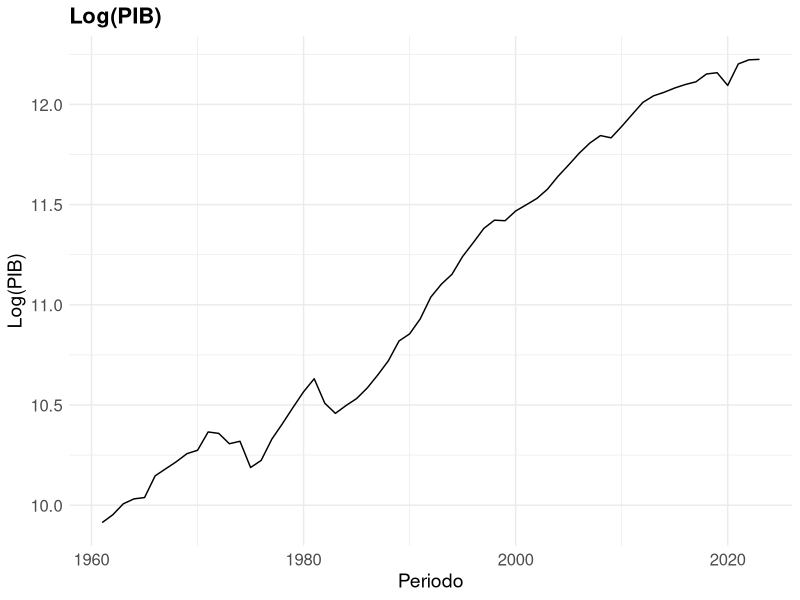
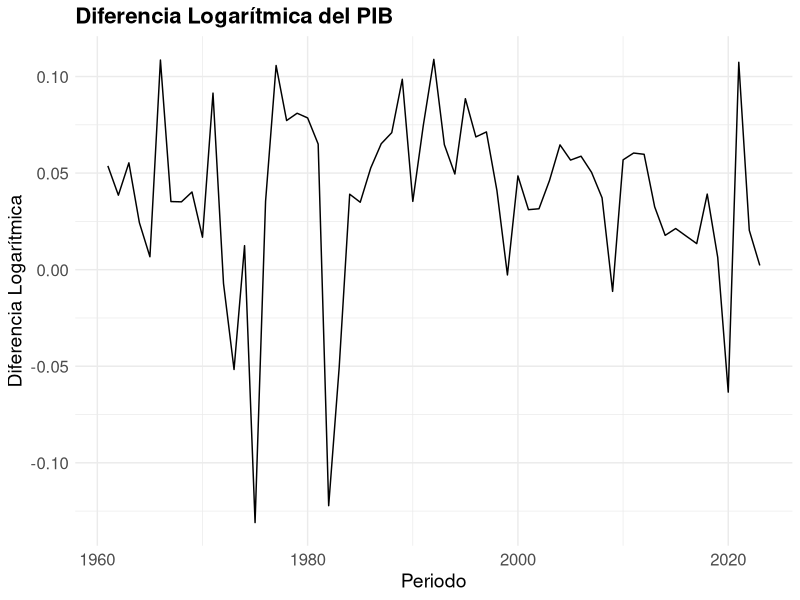
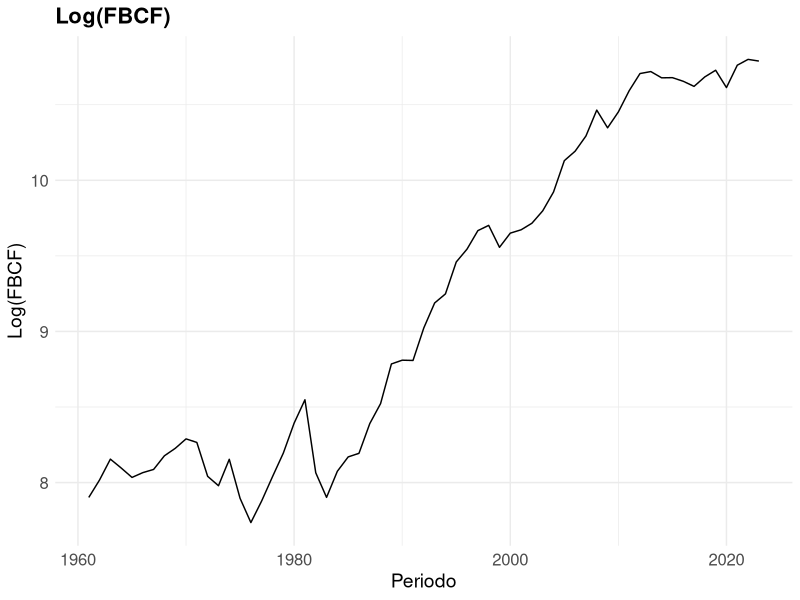
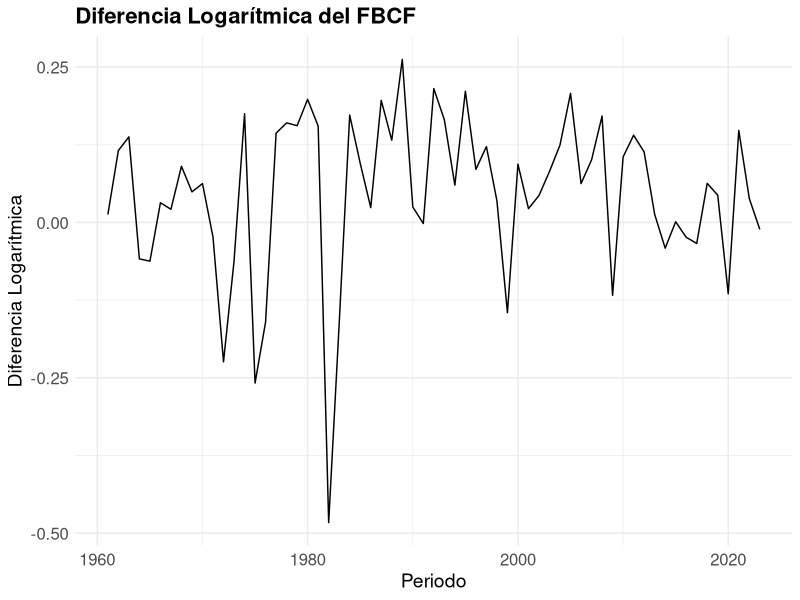
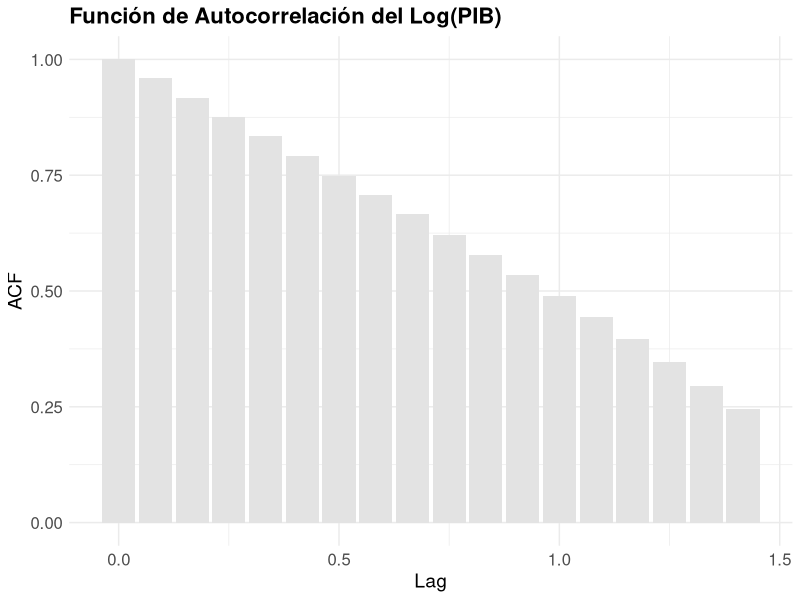
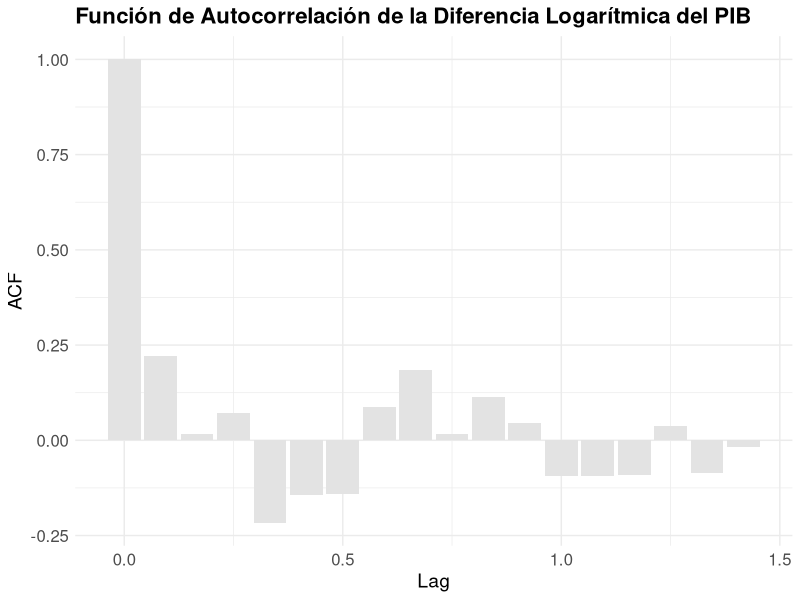
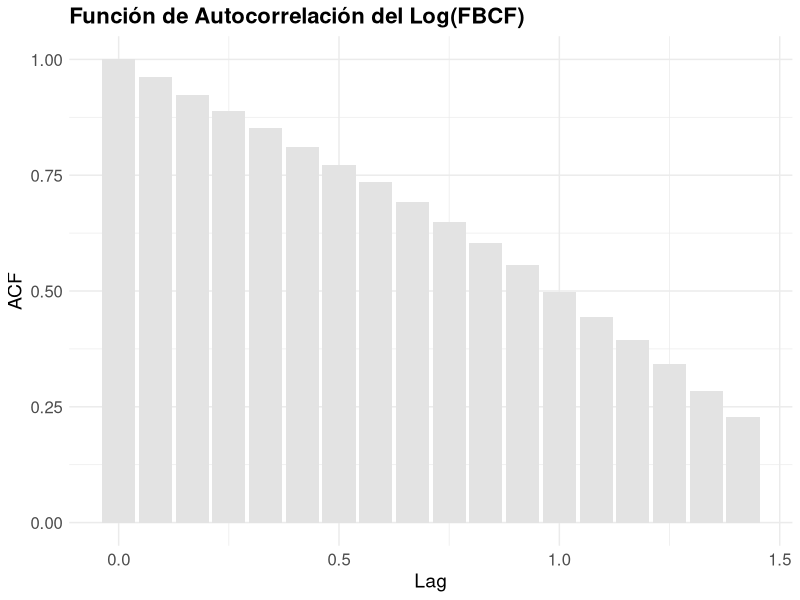
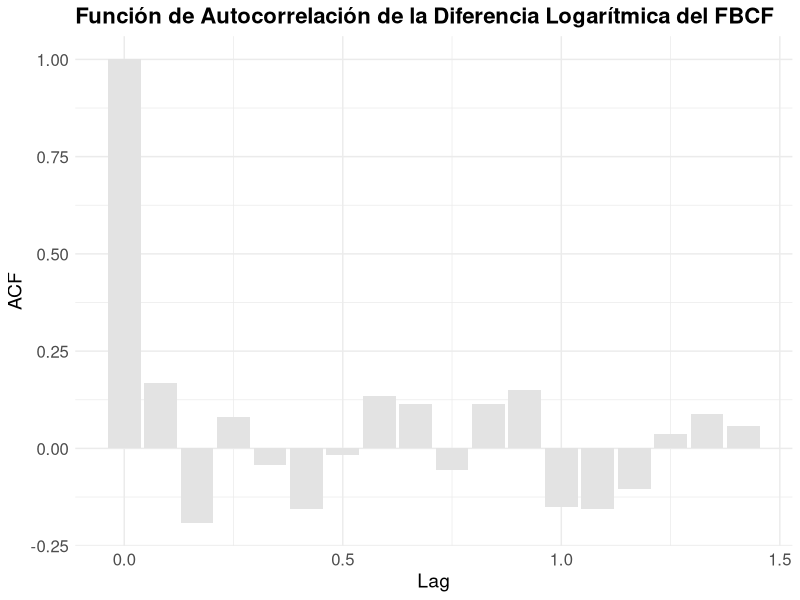

Write R code to recreate these figures, in order. (Note: this script raises an error after producing the figures.)
## ---- chunk 1
# Cargar las librerías necesarias
library(readxl)
library(dplyr)
library(ggplot2)
#install.packages("ggfortify")
library(ggfortify)
library(dynlm)
library(forecast)
library(kableExtra)

# Leer los datos desde el archivo Excel
base <- read_excel("pib_fbkf_chile.xlsx", skip = 2)
colnames(base) <- c("Periodo", "fbcf", "PIB")
base$Periodo <- as.Date(base$Periodo, format="%Y-%m-%d")
## ---- chunk 2
base <- base %>%
  mutate(log_PIB = log(PIB), log_fbcf = log(fbcf)) %>%
  mutate(d_log_PIB = log_PIB - lag(log_PIB), 
         d_log_fbcf = log_fbcf - lag(log_fbcf))%>%na.omit()

head(base, 4)
## ---- chunk 3
# Convertir a series de tiempo
log_PIB_ts <- ts(base$log_PIB, start = c(1960, 1), frequency = 12)
log_fbcf_ts <- ts(base$log_fbcf, start = c(1960, 1), frequency = 12)
d_log_PIB_ts <- ts(base$d_log_PIB, start = c(1960, 1), frequency = 12)
d_log_fbcf_ts <- ts(base$d_log_fbcf, start = c(1960, 1),frequency=12)
## ---- chunk 4
library(ggplot2)

# Definir un tema personalizado para hacer que los gráficos se vean bonitos
theme_custom <- theme_minimal() +
  theme(
    plot.title = element_text(size = 16, face = "bold"),
    axis.title = element_text(size = 14),
    axis.text = element_text(size = 12),
    legend.title = element_text(size = 12),
    legend.text = element_text(size = 10)
  )
## ---- chunk 5
# Gráfico de Log(PIB)
ggplot(data = base, aes(x = Periodo, y = log_PIB)) +
  geom_line(color = "black") +
  labs(title = "Log(PIB)", x = "Periodo", y = "Log(PIB)") +
  theme_custom
## ---- chunk 6
# Gráfico de Diferencia Logarítmica del PIB
ggplot(data = base, aes(x = Periodo, y = d_log_PIB)) +
  geom_line(color = "black") +
  labs(title = "Diferencia Logarítmica del PIB", x = "Periodo", y = "Diferencia Logarítmica") +
  theme_custom

## ---- chunk 7
# Gráfico de Log(FBCF)
ggplot(data = base, aes(x = Periodo, y = log_fbcf)) +
  geom_line(color = "black") +
  labs(title = "Log(FBCF)", x = "Periodo", y = "Log(FBCF)") +
  theme_custom
## ---- chunk 8
# Gráfico de Diferencia Logarítmica del FBCF
ggplot(data = base, aes(x = Periodo, y = d_log_fbcf)) +
  geom_line(color = "black") +
  labs(title = "Diferencia Logarítmica del FBCF", x = "Periodo", y = "Diferencia Logarítmica") +
  theme_custom

## ---- chunk 9
library(ggplot2)

# Calcular las autocorrelaciones
acf_log_PIB <- acf(log_PIB_ts, plot = FALSE)
acf_d_log_PIB <- acf(d_log_PIB_ts, plot = FALSE)
acf_log_fbcf <- acf(log_fbcf_ts, plot = FALSE)
acf_d_log_fbcf <- acf(d_log_fbcf_ts, plot = FALSE)
## ---- chunk 10
# Convertir los resultados a un data frame para su visualización con ggplot2
acf_log_PIB_df <- data.frame(Lag = acf_log_PIB$lag, ACF = acf_log_PIB$acf)
acf_d_log_PIB_df <- data.frame(Lag = acf_d_log_PIB$lag, ACF = acf_d_log_PIB$acf)
acf_log_fbcf_df <- data.frame(Lag = acf_log_fbcf$lag, ACF = acf_log_fbcf$acf)
acf_d_log_fbcf_df <- data.frame(Lag = acf_d_log_fbcf$lag, ACF = acf_d_log_fbcf$acf)
## ---- chunk 11
# Definir un tema personalizado para hacer que los gráficos se vean bonitos
theme_custom <- theme_minimal() +
  theme(
    plot.title = element_text(size = 16, face = "bold"),
    axis.title = element_text(size = 14),
    axis.text = element_text(size = 12),
    legend.title = element_text(size = 12),
    legend.text = element_text(size = 10)
  )
  
## ---- chunk 12
# Graficar las funciones de autocorrelación
ggplot(data = acf_log_PIB_df, aes(x = Lag, y = ACF)) +
  geom_bar(stat = "identity", fill = "gray89") +
  labs(title = "Función de Autocorrelación del Log(PIB)", x = "Lag", y = "ACF") +
  theme_custom

## ---- chunk 13
ggplot(data = acf_d_log_PIB_df, aes(x = Lag, y = ACF)) +
  geom_bar(stat = "identity", fill = "gray89") +
  labs(title = "Función de Autocorrelación de la Diferencia Logarítmica del PIB", x = "Lag", y = "ACF") +
  theme_custom
## ---- chunk 14
ggplot(data = acf_log_fbcf_df, aes(x = Lag, y = ACF)) +
  geom_bar(stat = "identity", fill = "gray89") +
  labs(title = "Función de Autocorrelación del Log(FBCF)", x = "Lag", y = "ACF") +
  theme_custom
## ---- chunk 15
ggplot(data = acf_d_log_fbcf_df, aes(x = Lag, y = ACF)) +
  geom_bar(stat = "identity", fill = "gray89") +
  labs(title = "Función de Autocorrelación de la Diferencia Logarítmica del FBCF", x = "Lag", y = "ACF") +
  theme_custom

## ---- chunk 16
# Estimar modelos AR para $\Delta$log(PIB)
model_ar1_pib <- dynlm(d_log_PIB_ts ~ L(d_log_PIB_ts, 1))
model_ar2_pib <- dynlm(d_log_PIB_ts ~ L(d_log_PIB_ts, 1) + L(d_log_PIB_ts, 2))
model_ar3_pib <- dynlm(d_log_PIB_ts ~ L(d_log_PIB_ts, 1) + L(d_log_PIB_ts, 2) + L(d_log_PIB_ts, 3))
model_ar4_pib <- dynlm(d_log_PIB_ts ~ L(d_log_PIB_ts, 1) + L(d_log_PIB_ts, 2) + L(d_log_PIB_ts, 3) + L(d_log_PIB_ts, 4))

# Calcular AIC para $\Delta$log(PIB)
aic_ar1_pib <- AIC(model_ar1_pib)
aic_ar2_pib <- AIC(model_ar2_pib)
aic_ar3_pib <- AIC(model_ar3_pib)
aic_ar4_pib <- AIC(model_ar4_pib)

# Estimar modelos AR para $\Delta$log(FBCF)
model_ar1_fbcf <- dynlm(d_log_fbcf_ts ~ L(d_log_fbcf_ts, 1))
model_ar2_fbcf <- dynlm(d_log_fbcf_ts ~ L(d_log_fbcf_ts, 1) + L(d_log_fbcf_ts, 2))
model_ar3_fbcf <- dynlm(d_log_fbcf_ts ~ L(d_log_fbcf_ts, 1) + L(d_log_fbcf_ts, 2) + L(d_log_fbcf_ts, 3))
model_ar4_fbcf <- dynlm(d_log_fbcf_ts ~ L(d_log_fbcf_ts, 1) + L(d_log_fbcf_ts, 2) + L(d_log_fbcf_ts, 3) + L(d_log_fbcf_ts, 4))

# Calcular AIC para $\Delta$log(FBCF)
aic_ar1_fbcf <- AIC(model_ar1_fbcf)
aic_ar2_fbcf <- AIC(model_ar2_fbcf)
aic_ar3_fbcf <- AIC(model_ar3_fbcf)
aic_ar4_fbcf <- AIC(model_ar4_fbcf)

# Crear data frame con los resultados
aic_results <- data.frame(
  Model = c("AR(1)", "AR(2)", "AR(3)", "AR(4)"),
  AIC_PIB = c(aic_ar1_pib, aic_ar2_pib, aic_ar3_pib, aic_ar4_pib),
  AIC_fbcf = c(aic_ar1_fbcf, aic_ar2_fbcf, aic_ar3_fbcf, aic_ar4_fbcf)
)

print(aic_results)

## ---- chunk 17
# Ajustar modelos AR para Difflog(PIB)
model_ar_pib <- dynlm(d_log_PIB_ts ~ L(d_log_PIB_ts, 1))

# Ajustar modelos AR para Difflog(FBCF)
model_ar_fbcf <- dynlm(d_log_fbcf_ts ~ L(d_log_fbcf_ts,1))

# Realizar el Test F para Difflog(PIB)
anova_model_pib <- anova(model_ar_pib)
anova_model_pib

# Realizar el Test F para Difflog(FBCF)
anova_model_fbcf <- anova(model_ar_fbcf)
anova_model_fbcf
## ---- chunk 18
# Obtener los coeficientes del modelo
coef_pib <- coef(model_ar_pib)
coef_fbcf <- coef(model_ar_fbcf)

# Últimos valores conocidos de Difflog(PIB) y Difflog(FBCF)
last_d_log_PIB <- tail(d_log_PIB_ts, 1)
last_d_log_fbcf <- tail(d_log_fbcf_ts, 1)

# Realizar predicciones para 2024, 2025 y 2026 manualmente
pred_d_log_PIB_2024 <- coef_pib[1] + coef_pib[2] * last_d_log_PIB
pred_d_log_PIB_2025 <- coef_pib[1] + coef_pib[2] * pred_d_log_PIB_2024
pred_d_log_PIB_2026 <- coef_pib[1] + coef_pib[2] * pred_d_log_PIB_2025

pred_d_log_fbcf_2024 <- coef_fbcf[1] + coef_fbcf[2] * last_d_log_fbcf
pred_d_log_fbcf_2025 <- coef_fbcf[1] + coef_fbcf[2] * pred_d_log_fbcf_2024
pred_d_log_fbcf_2026 <- coef_fbcf[1] + coef_fbcf[2] * pred_d_log_fbcf_2025

# Mostrar los valores predichos
predicciones <- data.frame(
  Año = c(2024, 2025, 2026),
  Predicción_d_log_PIB = c(pred_d_log_PIB_2024, pred_d_log_PIB_2025, pred_d_log_PIB_2026),
  Predicción_d_log_FBCF = c(pred_d_log_fbcf_2024, pred_d_log_fbcf_2025, pred_d_log_fbcf_2026)
)

print(predicciones)
## ---- chunk 19
# Últimos valores conocidos de log(PIB) y log(FBCF)
last_log_PIB <- tail(log_PIB_ts, 1)
last_log_fbcf <- tail(log_fbcf_ts, 1)

# Calcular log(PIB) para 2024, 2025 y 2026
log_PIB_2024 <- last_log_PIB + pred_d_log_PIB_2024
log_PIB_2025 <- log_PIB_2024 + pred_d_log_PIB_2025
log_PIB_2026 <- log_PIB_2025 + pred_d_log_PIB_2026

# Calcular log(FBCF) para 2024, 2025 y 2026
log_fbcf_2024 <- last_log_fbcf + pred_d_log_fbcf_2024
log_fbcf_2025 <- log_fbcf_2024 + pred_d_log_fbcf_2025
log_fbcf_2026 <- log_fbcf_2025 + pred_d_log_fbcf_2026

# Calcular PIB y FBCF para 2023
PIB_2023 <- exp(last_log_PIB)
FBCF_2023 <- exp(last_log_fbcf)

# Mostrar los valores calculados
resultados <- data.frame(
  Año = c(2023, 2024, 2025, 2026),
  log_PIB = c(last_log_PIB, log_PIB_2024, log_PIB_2025, log_PIB_2026),
  log_FBCF = c(last_log_fbcf, log_fbcf_2024, log_fbcf_2025, log_fbcf_2026),
  PIB = c(PIB_2023, exp(log_PIB_2024), exp(log_PIB_2025), exp(log_PIB_2026)),
  FBCF = c(FBCF_2023, exp(log_fbcf_2024), exp(log_fbcf_2025), exp(log_fbcf_2026))
)

print(resultados)
## ---- chunk 20
# Ajustar las fechas de inicio de las series de tiempo a 2023
log_PIB_ts <- ts(base$log_PIB, start = c(1960, 1), frequency = 1) # Ajustar la frecuencia si es anual
log_fbcf_ts <- ts(base$log_fbcf, start = c(1960, 1), frequency = 1) # Ajustar la frecuencia si es anual
d_log_PIB_ts <- ts(base$d_log_PIB, start = c(1960, 1), frequency = 1) # Ajustar la frecuencia si es anual
d_log_fbcf_ts <- ts(base$d_log_fbcf, start = c(1960, 1), frequency = 1) # Ajustar la frecuencia si es anual

# Ajustar modelos AR paraDifflog(PIB) utilizando el comando ar
reg_pib <- ar(d_log_PIB_ts, order.max = 4, aic = TRUE)
best_order_pib <- reg_pib$order
reg_final_pib <- ar(d_log_PIB_ts, order.max = best_order_pib)

# Ajustar modelos AR paraDifflog(FBCF) utilizando el comando ar
reg_fbcf <- ar(d_log_fbcf_ts, order.max = 4, aic = TRUE)
best_order_fbcf <- reg_fbcf$order
reg_final_fbcf <- ar(d_log_fbcf_ts, order.max = best_order_fbcf)

# Realizar predicciones y construir intervalos de confianza paraDifflog(PIB)
forecast_pib <- forecast(reg_final_pib, h = 4, level = 0.95)

# Realizar predicciones y construir intervalos de confianza paraDifflog(FBCF)
forecast_fbcf <- forecast(reg_final_fbcf, h = 4, level = 0.95)

# Mostrar los resultados de las predicciones y los intervalos de confianza
list(
  Predicciones_PIB = forecast_pib,
  Predicciones_FBCF = forecast_fbcf
)
